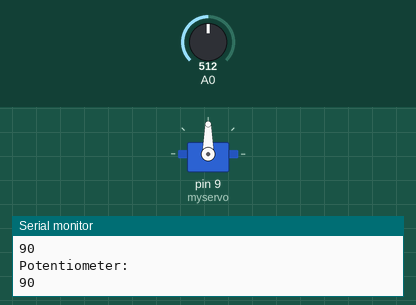
A sketch run on a simulated Arduino Uno, built with avr-gcc and run on an emulated ATmega328P. Parts: servo, the last lines printed to the serial monitor. The inputs (shaded band) are chosen by the test bench; at power-on: A0 = 512.

Above: at 1.2 s.
1.3 s: A0 set to 716
At 2.0 s:
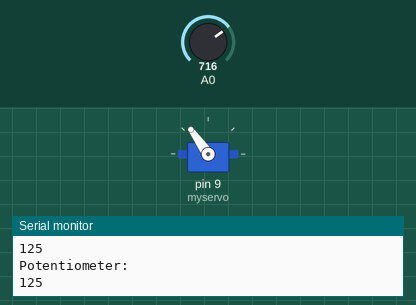
3.0 s: A0 set to 900
At 4.2 s:
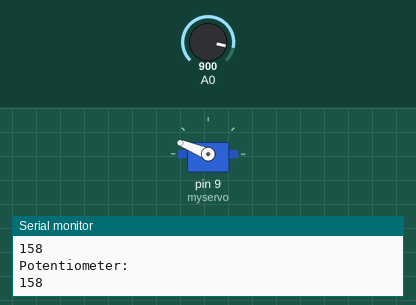
4.5 s: A0 set to 1023
At 5.7 s:
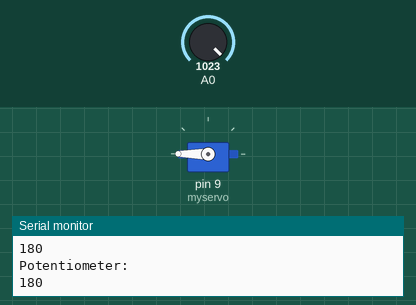
6.0 s: A0 set to 306
At 7.0 s:
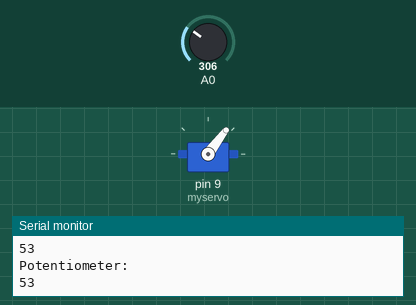
7.5 s: A0 set to 122
At 8.2 s:
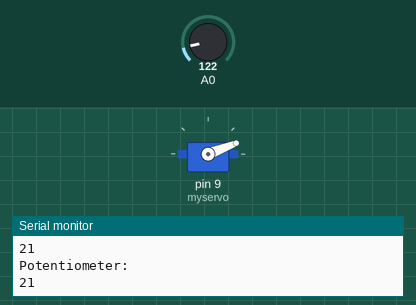
9.0 s: A0 set to 0
At 9.4 s:
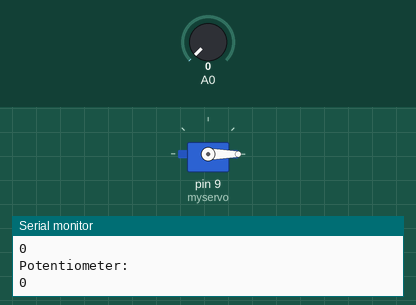
Timing chart, 0 to 11.5 s (numbered marks = the images above; inputs shaded):
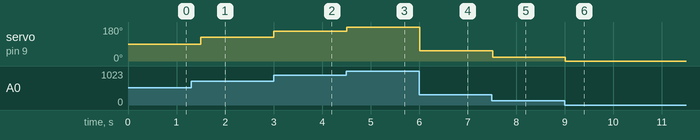

The sketch:

4.ino
```cpp
#include <Servo.h>

Servo myservo;

int val;

void setup() {
  myservo.attach(9);
  Serial.begin(9600);
}

void loop() {
  Serial.println("Potentiometer:");
  val = analogRead(A0);
  val = map(val, 0, 1023, 0, 180);
  Serial.println(val);
  myservo.write(val);
  delay(300);
}
```

Measured:
- after the input at 1.3 s, servo on pin 9 (myservo): 90° → 125° after 0.20 s
- after the input at 3.0 s, servo on pin 9 (myservo): 125° → 158° at once
- after the input at 4.5 s, servo on pin 9 (myservo): 158° → 180° at once
- after the input at 6.0 s, servo on pin 9 (myservo): 180° → 53° at once
- after the input at 7.5 s, servo on pin 9 (myservo): 53° → 21° at once
- after the input at 9.0 s, servo on pin 9 (myservo): 21° → 0° at once
